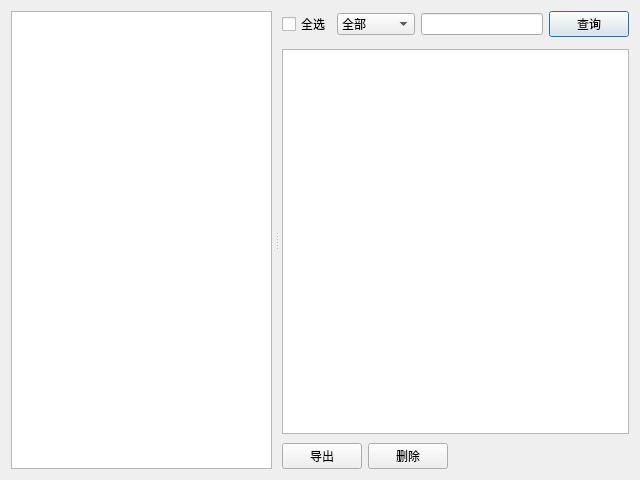
<?xml version="1.0" encoding="UTF-8"?>
<ui version="4.0">
 <class>LogViewDialog</class>
 <widget class="QDialog" name="LogViewDialog">
  <property name="geometry">
   <rect>
    <x>0</x>
    <y>0</y>
    <width>640</width>
    <height>480</height>
   </rect>
  </property>
  <property name="windowTitle">
   <string>Dialog</string>
  </property>
  <layout class="QHBoxLayout" name="horizontalLayout_3">
   <item>
    <widget class="QSplitter" name="splitter">
     <property name="cursor">
      <cursorShape>ArrowCursor</cursorShape>
     </property>
     <property name="frameShape">
      <enum>QFrame::NoFrame</enum>
     </property>
     <property name="frameShadow">
      <enum>QFrame::Plain</enum>
     </property>
     <property name="lineWidth">
      <number>1</number>
     </property>
     <property name="orientation">
      <enum>Qt::Horizontal</enum>
     </property>
     <property name="opaqueResize">
      <bool>true</bool>
     </property>
     <property name="handleWidth">
      <number>10</number>
     </property>
     <property name="childrenCollapsible">
      <bool>true</bool>
     </property>
     <widget class="QTreeView" name="treeView">
      <property name="editTriggers">
       <set>QAbstractItemView::NoEditTriggers</set>
      </property>
      <attribute name="headerVisible">
       <bool>false</bool>
      </attribute>
     </widget>
     <widget class="QWidget" name="widget_4" native="true">
      <property name="styleSheet">
       <string notr="true">QWidget#widget_4{
  
}</string>
      </property>
      <layout class="QVBoxLayout" name="verticalLayout">
       <property name="spacing">
        <number>0</number>
       </property>
       <property name="leftMargin">
        <number>0</number>
       </property>
       <property name="topMargin">
        <number>0</number>
       </property>
       <property name="rightMargin">
        <number>0</number>
       </property>
       <property name="bottomMargin">
        <number>0</number>
       </property>
       <item>
        <widget class="QWidget" name="widget" native="true">
         <property name="styleSheet">
          <string notr="true">QWidget#widget{
  
}</string>
         </property>
         <layout class="QHBoxLayout" name="horizontalLayout">
          <property name="leftMargin">
           <number>0</number>
          </property>
          <property name="topMargin">
           <number>0</number>
          </property>
          <property name="rightMargin">
           <number>0</number>
          </property>
          <property name="bottomMargin">
           <number>12</number>
          </property>
          <item>
           <widget class="QCheckBox" name="checkBox">
            <property name="text">
             <string>全选</string>
            </property>
           </widget>
          </item>
          <item>
           <widget class="QComboBox" name="comboBox">
            <item>
             <property name="text">
              <string>全部</string>
             </property>
            </item>
            <item>
             <property name="text">
              <string>红色警报</string>
             </property>
            </item>
            <item>
             <property name="text">
              <string>黄色警报</string>
             </property>
            </item>
            <item>
             <property name="text">
              <string>橙色警报</string>
             </property>
            </item>
           </widget>
          </item>
          <item>
           <widget class="QLineEdit" name="lineEdit"/>
          </item>
          <item>
           <widget class="QPushButton" name="pushButton">
            <property name="text">
             <string>查询</string>
            </property>
           </widget>
          </item>
         </layout>
        </widget>
       </item>
       <item>
        <widget class="QWidget" name="widget_2" native="true">
         <layout class="QHBoxLayout" name="horizontalLayout_2">
          <property name="spacing">
           <number>0</number>
          </property>
          <property name="leftMargin">
           <number>0</number>
          </property>
          <property name="topMargin">
           <number>0</number>
          </property>
          <property name="rightMargin">
           <number>0</number>
          </property>
          <property name="bottomMargin">
           <number>0</number>
          </property>
          <item>
           <widget class="QTableView" name="tableView">
            <property name="dragEnabled">
             <bool>true</bool>
            </property>
            <property name="showGrid">
             <bool>true</bool>
            </property>
            <property name="gridStyle">
             <enum>Qt::SolidLine</enum>
            </property>
            <property name="sortingEnabled">
             <bool>true</bool>
            </property>
            <attribute name="horizontalHeaderCascadingSectionResizes">
             <bool>false</bool>
            </attribute>
           </widget>
          </item>
         </layout>
        </widget>
       </item>
       <item>
        <widget class="QWidget" name="widget_3" native="true">
         <layout class="QHBoxLayout" name="horizontalLayout_4">
          <property name="leftMargin">
           <number>0</number>
          </property>
          <property name="topMargin">
           <number>9</number>
          </property>
          <property name="rightMargin">
           <number>0</number>
          </property>
          <property name="bottomMargin">
           <number>0</number>
          </property>
          <item>
           <widget class="QPushButton" name="pushButton_3">
            <property name="text">
             <string>导出</string>
            </property>
           </widget>
          </item>
          <item>
           <widget class="QPushButton" name="pushButton_2">
            <property name="text">
             <string>删除</string>
            </property>
           </widget>
          </item>
          <item>
           <spacer name="horizontalSpacer">
            <property name="orientation">
             <enum>Qt::Horizontal</enum>
            </property>
            <property name="sizeHint" stdset="0">
             <size>
              <width>174</width>
              <height>20</height>
             </size>
            </property>
           </spacer>
          </item>
         </layout>
        </widget>
       </item>
      </layout>
     </widget>
    </widget>
   </item>
  </layout>
 </widget>
 <resources/>
 <connections/>
</ui>
